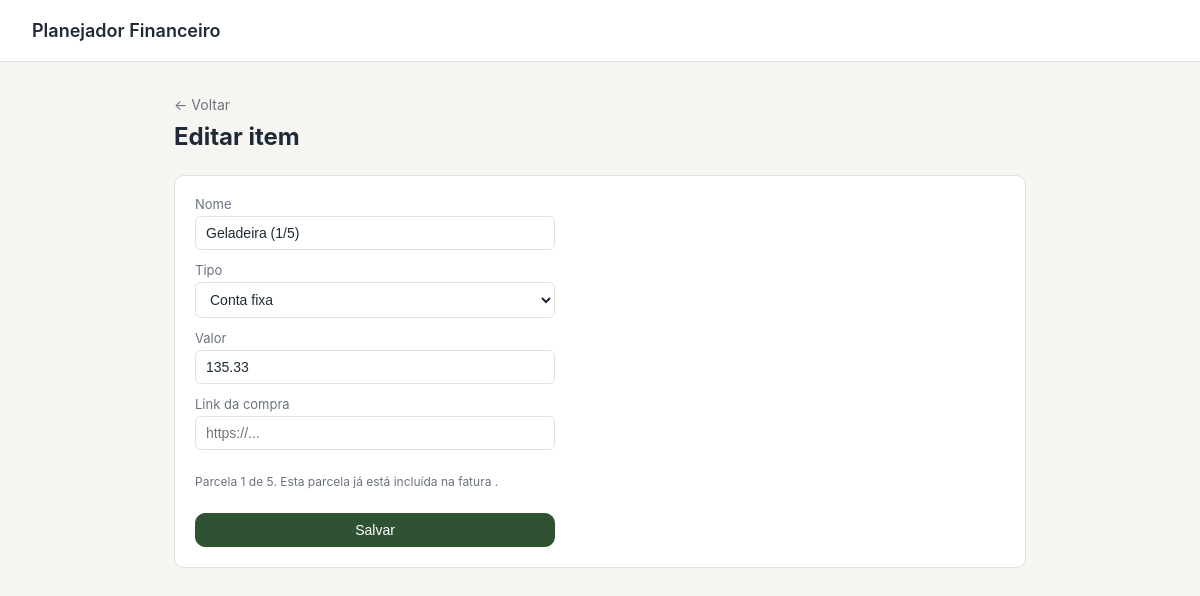
The page /item/9/editar on the database its author committed.
### tables this page shows
CREATE TABLE items (
            id INTEGER PRIMARY KEY AUTOINCREMENT,
            year INTEGER NOT NULL,
            month INTEGER NOT NULL,
            name TEXT NOT NULL,
            amount REAL NOT NULL,
            type TEXT NOT NULL
                CHECK(type IN ('fixa', 'variavel', 'receber')),
            group_id TEXT,
            installment_index INTEGER,
            installment_total INTEGER,
            created_at TEXT NOT NULL
        , link TEXT, card_id INTEGER, invoice_id INTEGER, is_invoice INTEGER NOT NULL DEFAULT 0, estimated INTEGER NOT NULL DEFAULT 0, paid INTEGER NOT NULL DEFAULT 0);

### app.py (the view, shortened to what this page needs)
@app.route(
    "/item/<int:item_id>/editar",
    methods=["GET", "POST"],
)
def edit_item(item_id):
    db = get_db()
    item = db.execute(
        """
        SELECT *
        FROM items
        WHERE id = ?
        """,
        (item_id,),
    ).fetchone()
    if item is None:
        abort(404)
    return render_template(
        "edit_item.html",
        item=item,
        cards=get_cards(),
        is_invoice=False,
    )

### app.py (called while the page is built)
def get_db():
    if "db" not in g:
        g.db = sqlite3.connect(DB_PATH)
        g.db.row_factory = sqlite3.Row
        g.db.execute("PRAGMA foreign_keys = ON")
    return g.db

def get_cards():
    db = get_db()
    return db.execute(
        """
        SELECT *
        FROM cards
        ORDER BY name
        """
    ).fetchall()

### templates/edit_item.html (shortened to what this page needs)
{% extends "base.html" %}
{% block content %}
  <div class="month-header">
    <a
      class="back-link"
      href="{{ url_for('month_view', year=item.year, month=item.month) }}"
    >
      &#8592; Voltar
    </a>
    <h1>Editar item</h1>
  </div>
  {% if is_invoice %}
    <div class="add-form-card">
      <h2>
        {{ invoice.card_name }}
      </h2>
      <p class="hint">
        Esta é a fatura do cartão.
        Alterar o valor aqui altera o valor total da fatura,
        mas não altera as parcelas vinculadas.
      </p>
      <form
        method="post"
        class="add-form"
      >
        <div class="form-row">
          <label for="amount">
            Valor da fatura
          </label>
          <input
            type="text"
            id="amount"
            name="amount"
            value="{{ '%.2f' | format(invoice.amount) }}"
            required
          >
        </div>
        <button
          type="submit"
          class="btn btn-primary"
        >
          Salvar fatura
        </button>
      </form>
    </div>
  {% else %}
    <div class="add-form-card">
      <form
        method="post"
        class="add-form"
      >
        <div class="form-row">
          <label for="name">
            Nome
          </label>
          <input
            type="text"
            id="name"
            name="name"
            value="{{ item.name }}"
            required
          >
        </div>
        <div class="form-row">
          <label for="type">
            Tipo
          </label>
          <select
            id="type"
            name="type"
          >
            <option
              value="fixa"
              {{ 'selected' if item.type == 'fixa' else '' }}
            >
              Conta fixa
            </option>
          </select>
        </div>
        <div class="form-row">
          <label for="amount">
            Valor
          </label>
          <input
            type="text"
            id="amount"
            name="amount"
            value="{{ '%.2f' | format(item.amount) }}"
            required
          >
        </div>
        <div class="form-row">
          <label for="link">
            Link da compra
          </label>
          <input
            type="text"
            id="link"
            name="link"
            value="{{ item.link or '' }}"
            placeholder="https://..."
          >
        </div>
        {% if item.installment_total %}
          <p class="hint">
            Parcela
            {{ item.installment_index }}
            de
            {{ item.installment_total }}.
            {% if item.invoice_id %}
              Esta parcela já está incluída na fatura
              {{ item.invoice_name }}.
            {% endif %}
          </p>
        {% endif %}
        <button
          type="submit"
          class="btn btn-primary"
        >
          Salvar
        </button>
      </form>
    </div>
  {% endif %}
{% endblock %}

### static/style.css (style rules this page uses)
:root { --bg: #F6F5F1; --surface: #FFFFFF; --ink: #1F2A38; --ink-muted: #6B7280; --border: #E3E1D9; --accent: #2F5233; --accent-bg: #E7EEE4; --negative: #A3372E; --negative-bg: #F7E9E7; --positive: #2F6B4F; --positive-bg: #E5F0E8; --radius: 10px; }
* { box-sizing: border-box; }
body { margin: 0; background: var(--bg); color: var(--ink); font-family: -apple-system, "Segoe UI", Roboto, Helvetica, Arial, sans-serif; }
.btn { display: inline-block; padding: 8px 14px; border: 1px solid var(--border); border-radius: var(--radius); background: var(--surface); color: var(--ink); text-decoration: none; cursor: pointer; font-size: 14px; }
.btn-primary { background: var(--accent); border-color: var(--accent); color: #fff; }
.month-header { margin-bottom: 24px; }
.month-header h1 { margin: 8px 0 0; font-size: 24px; }
.back-link { color: var(--ink-muted); text-decoration: none; font-size: 14px; }
.add-form-card { background: var(--surface); border: 1px solid var(--border); border-radius: var(--radius); padding: 20px; }
.add-form { display: flex; flex-direction: column; gap: 12px; max-width: 360px; }
.form-row { display: flex; flex-direction: column; gap: 4px; }
.form-row label { font-size: 13px; color: var(--ink-muted); }
.form-row input[type="text"], .form-row input[type="number"], .form-row select { padding: 8px 10px; border: 1px solid var(--border); border-radius: 6px; font-size: 14px; background: var(--surface); color: var(--ink); }
.hint { font-size: 12px; color: var(--ink-muted); }

### rows shown on the page
items: name "Geladeira (1/5)", amount "135.33", installment_index "1", installment_total "5"
